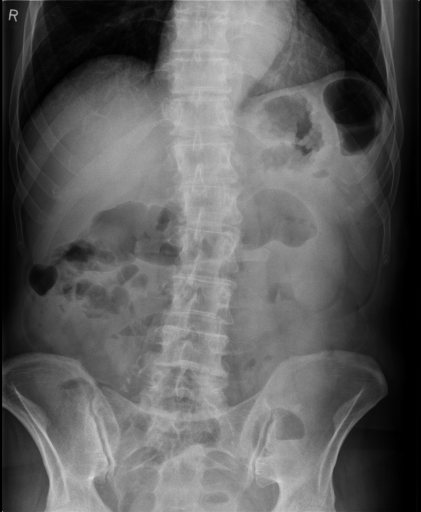
#> input picture 3/T3.png, 421 x 512 px, found by its file name
$ python 'unsharp masking method.py'
#> lines starting #> are read from the running program, lines starting #| are printed output that depends on the picture
import cv2
import numpy as np
import matplotlib.pyplot as plt

# Load the image in grayscale mode
f = cv2.imread('/Users/ayusapurboo/Downloads/MD AYUS_20028296/MD AYUS_20028296 (SF)/xray_dataset/test/3/T3.png', 0)
#> f is the input picture: shape (512, 421); min 0, max 216, mean 94.2

# Check if the image was loaded successfully
if f is not None:
    # Perform the inversion
    f = f / 255
    plt.imshow(f, cmap='gray')
    plt.axis('off')
    plt.show()
else:
    print("Error: Image not found or could not be loaded.")

# blur image
f_blur = cv2.GaussianBlur(src=f,
                          ksize=(31,31),
                          sigmaX=0,
                          sigmaY=0)

plt.imshow(f_blur, cmap='gray'); plt.axis('off'); plt.show()

# mask
g_mask = f - f_blur
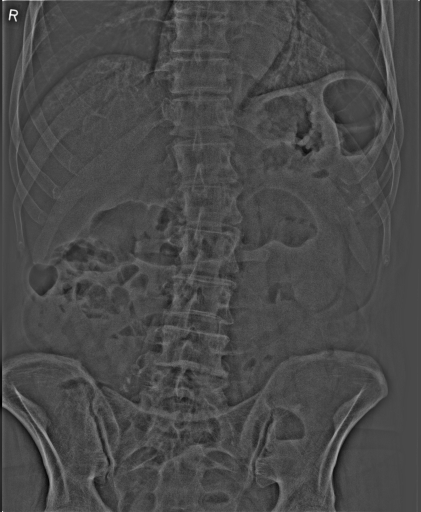
#> g_mask: shape (512, 421) float64; min -0.191, max 0.469, mean -2.08e-05; drawn with min black and max white
plt.imshow(g_mask, cmap='gray'); plt.axis('off'); plt.show()

# unsharp masking
k = 5
g = f + k*g_mask
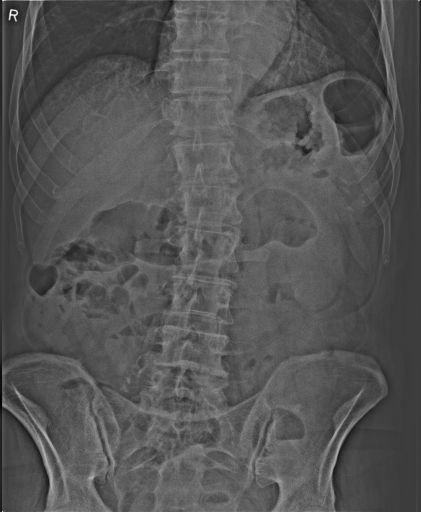
#> g: shape (512, 421) float64; min -0.955, max 3.01, mean 0.369; drawn with min black and max white
plt.imshow(g, cmap='gray'); plt.axis('off'); plt.show()

g = np.clip(g, 0, 1)
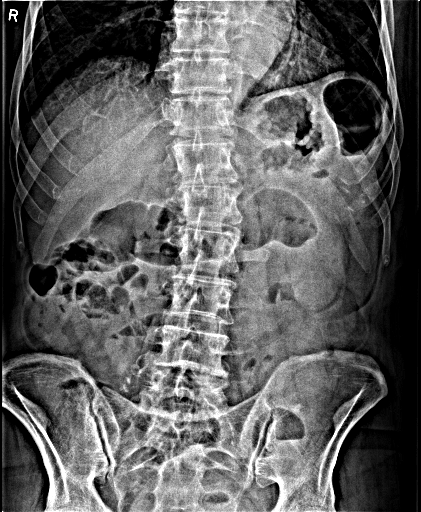
#> g: shape (512, 421) float64; min 0, max 1, mean 0.376
plt.imshow(g, cmap='gray'); plt.axis('off'); plt.show()

$ run again, with 3/16607.png copied over 3/T3.png
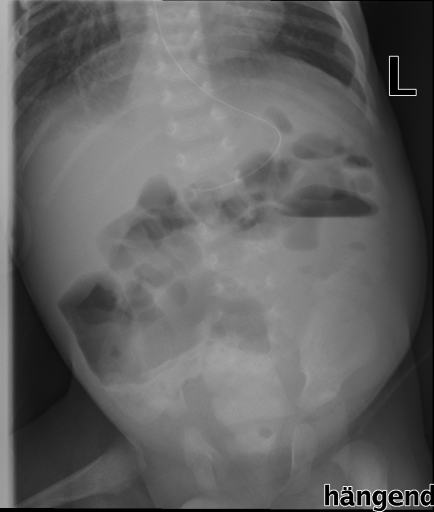
#> input picture 3/16607.png, 434 x 512 px, found by its file name
#> f is the input picture: shape (512, 434); min 0, max 255, mean 97.4
#> `g_mask = f - f_blur`:
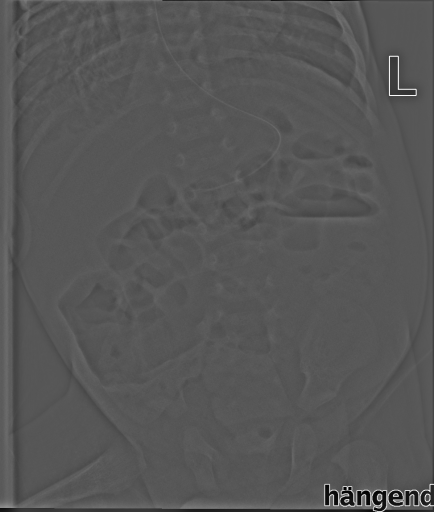
#> g_mask: shape (512, 434) float64; min -0.399, max 0.772, mean -0.000347; drawn with min black and max white
#> `g = np.clip(g, 0, 1)`:
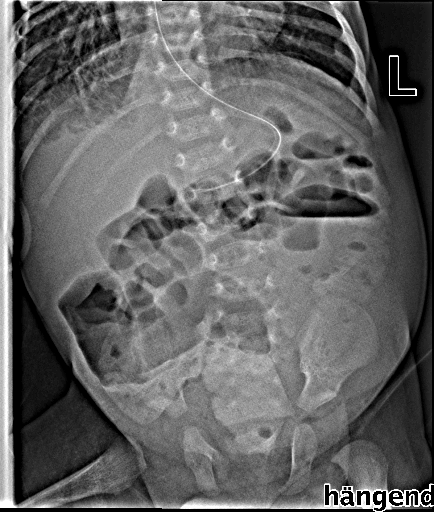
#> g: shape (512, 434) float64; min 0, max 1, mean 0.39

$ run again, with 3/739633.png copied over 3/T3.png
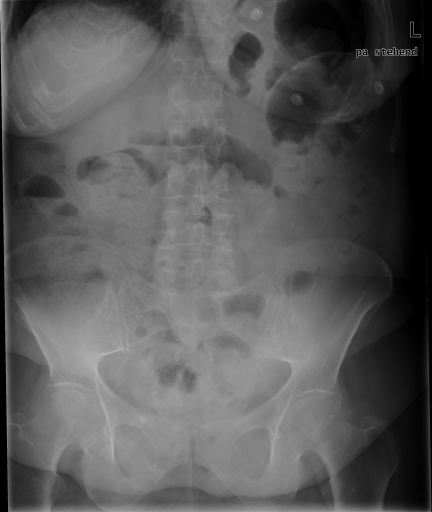
#> input picture 3/739633.png, 432 x 512 px, found by its file name
#> f is the input picture: shape (512, 432); min 0, max 181, mean 89.6
#> `g_mask = f - f_blur`:
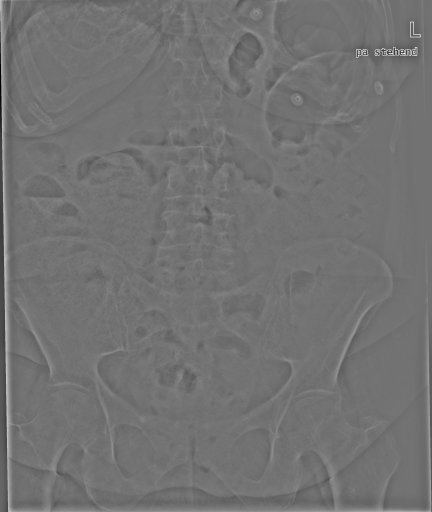
#> g_mask: shape (512, 432) float64; min -0.427, max 0.523, mean -0.000101; drawn with min black and max white
#> `g = np.clip(g, 0, 1)`:
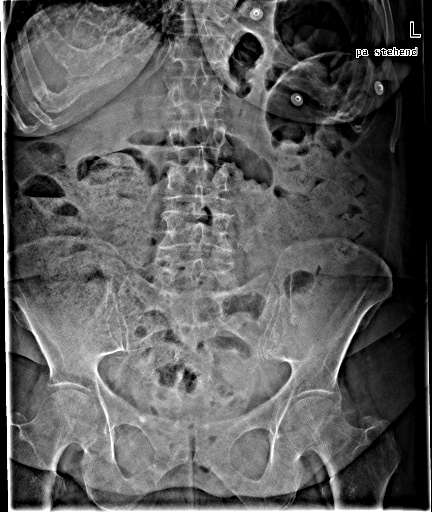
#> g: shape (512, 432) float64; min 0, max 1, mean 0.358

$ run again, with 3/739634.png copied over 3/T3.png
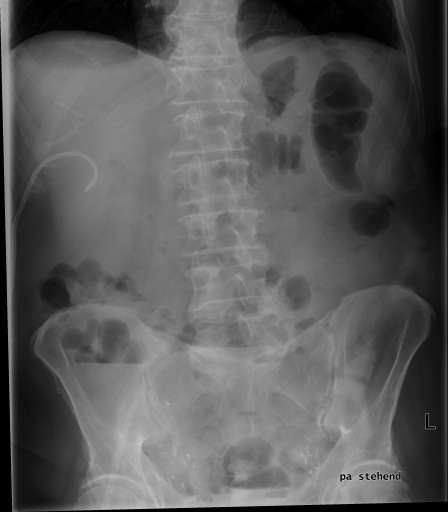
#> input picture 3/739634.png, 448 x 512 px, found by its file name
#> f is the input picture: shape (512, 448); min 0, max 198, mean 90.7
#> `g_mask = f - f_blur`:
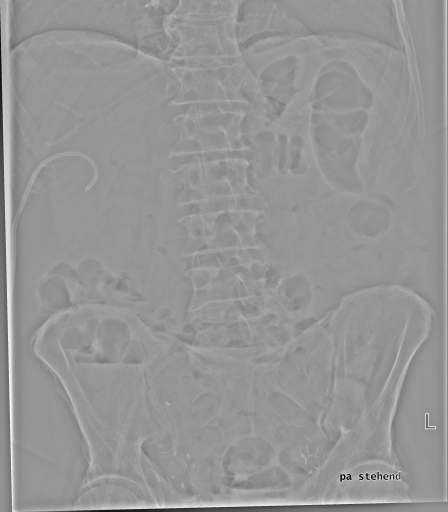
#> g_mask: shape (512, 448) float64; min -0.555, max 0.39, mean -0.000423; drawn with min black and max white
#> `g = np.clip(g, 0, 1)`:
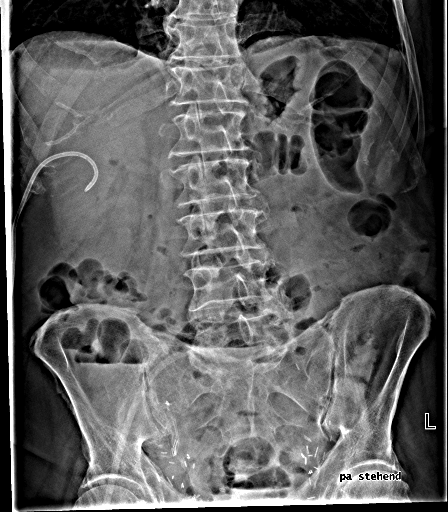
#> g: shape (512, 448) float64; min 0, max 1, mean 0.367
